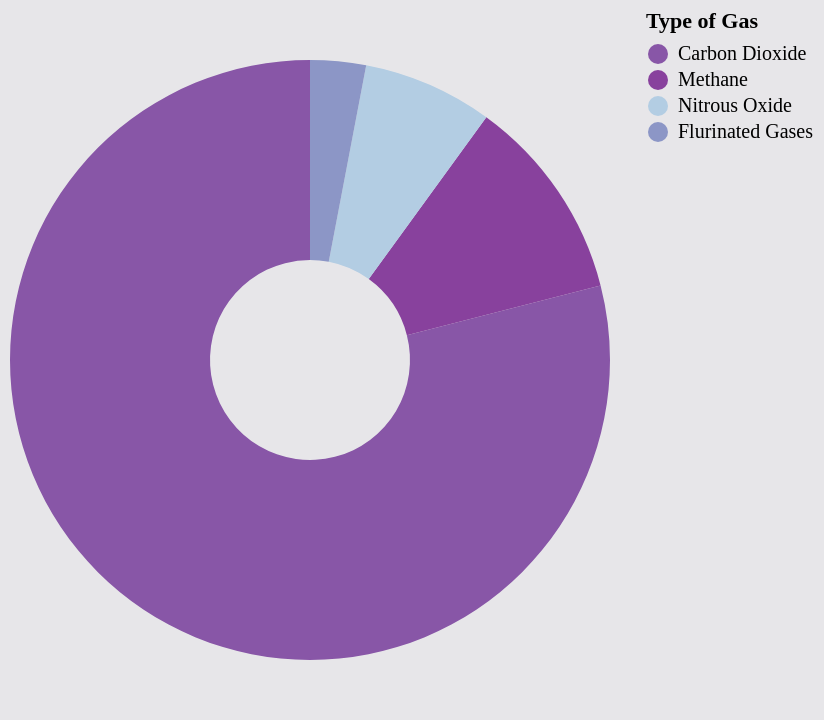

The specification (Vega-Lite) saved for this image:
### Vega-Lite specification from a JSON file in a GitHub repository (floating-point values rounded to 4 significant figures)
{"$schema": "https://vega.github.io/schema/vega-lite/v5.json", "description": "A simple donut chart with embedded data.", "width": 300, "height": 350, "data": {"values": [{"category": "Carbon Dioxide", "value": 79}, {"category": "Methane", "value": 11}, {"category": "Nitrous Oxide", "value": 7}, {"category": "Flurinated Gases", "value": 3}]}, "mark": {"type": "arc", "innerRadius": 50}, "encoding": {"theta": {"field": "value", "type": "quantitative"}, "color": {"field": "category", "type": "nominal", "scale": {"domain": ["Carbon Dioxide", "Methane", "Nitrous Oxide", "Flurinated Gases"], "range": ["#8856a7", "#88419d", "#b3cde3", "#8c96c6"]}, "legend": {"title": "Type of Gas"}}, "tooltip": [{"field": "category", "title": "Type of Greenhouse Gas"}, {"field": "value", "title": "Percentage"}]}, "config": {"background": "#e7e6e9", "style": {"cell": {"stroke": "transparent"}}, "font": "Lexend Deca"}}
